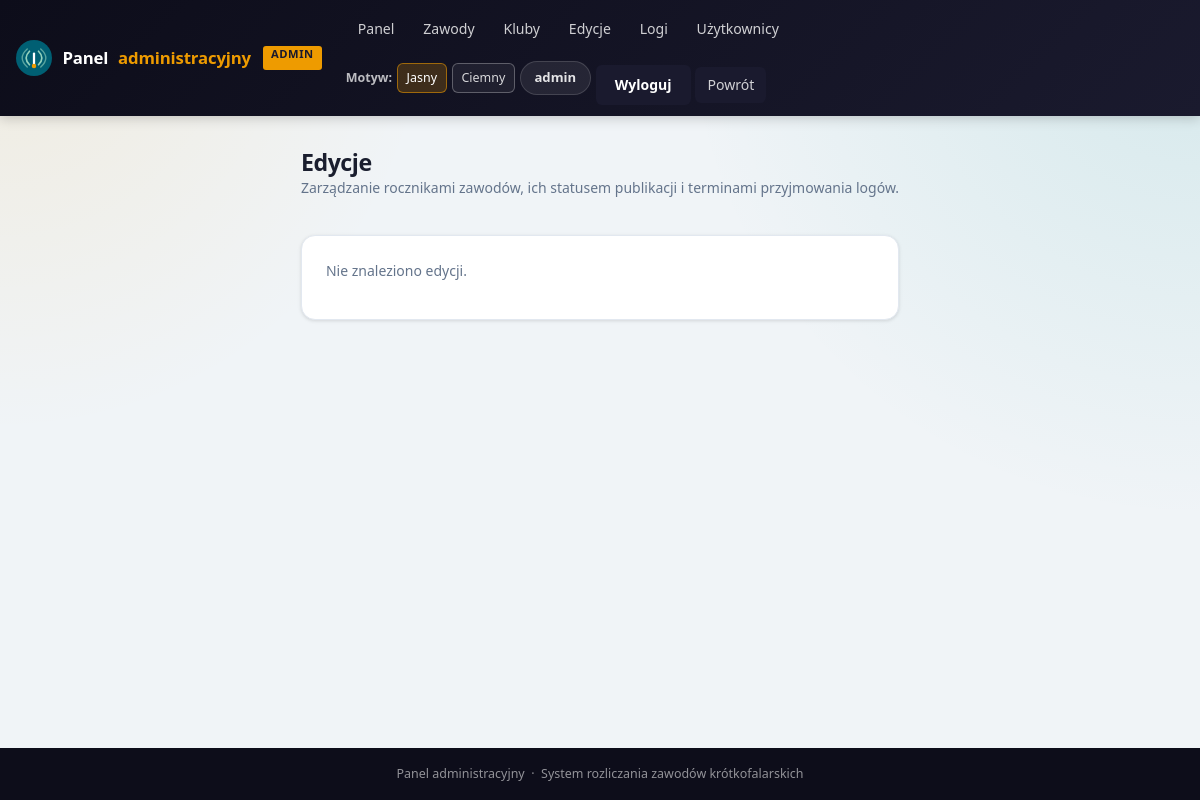
The page /admin/editions?contest_id=1 (signed in) on the database as committed earlier.
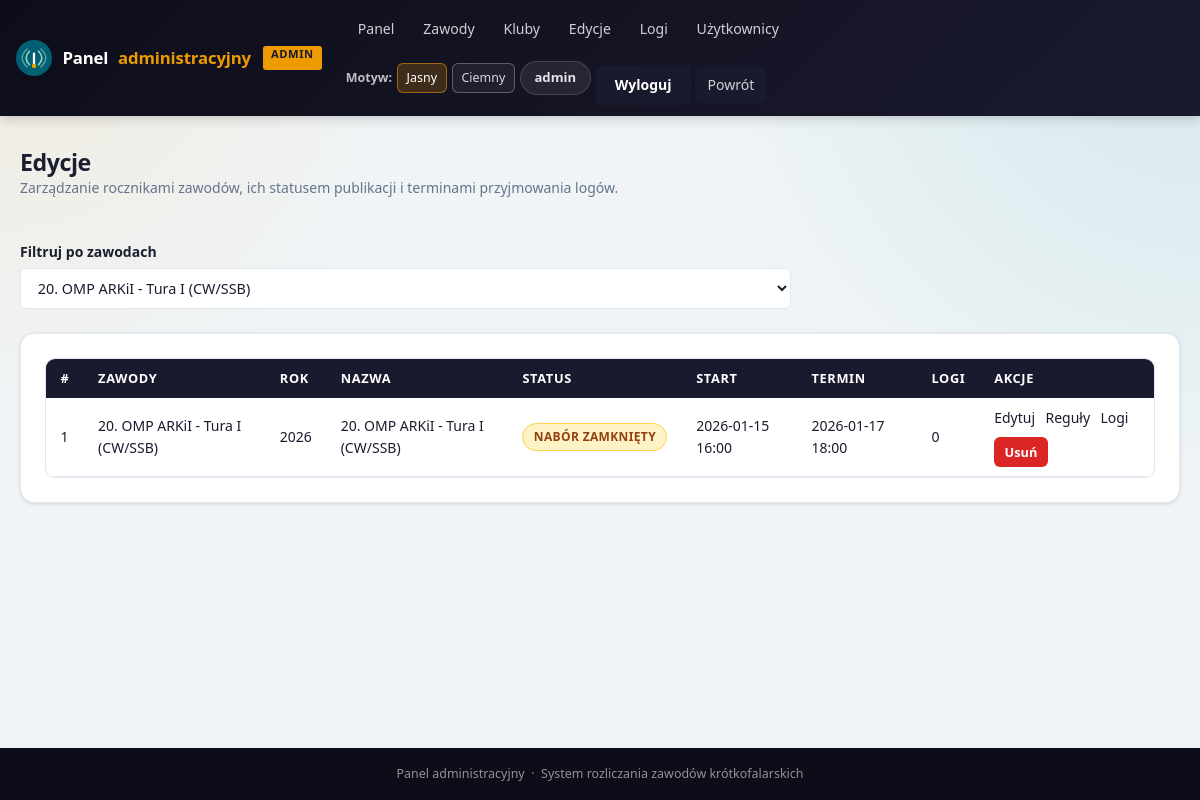
The same page on the database as committed later.
### app/models.py (models this page shows, shortened)
class ContestEdition(db.Model):
    id = db.Column(db.Integer, primary_key=True)
    contest_id = db.Column(db.Integer, db.ForeignKey("contest.id"), nullable=False)
    year = db.Column(db.Integer, nullable=False)
    name = db.Column(db.String(120), nullable=True)
    description = db.Column(db.Text, nullable=True)
    status = db.Column(db.String(32), default="draft", nullable=False)
    submission_open_at = db.Column(db.DateTime, nullable=True)
    submission_deadline = db.Column(db.DateTime, nullable=True)
    created_at = db.Column(db.DateTime, default=datetime.utcnow, nullable=False)
    contest = db.relationship("Contest", back_populates="editions")
    rules = db.relationship(
        "ContestRule",
        back_populates="edition",
        cascade="all, delete-orphan",
        order_by="ContestRule.key",
    )
    logs = db.relationship(
        "ContestLog",
        back_populates="edition",
        cascade="all, delete-orphan",
        order_by="ContestLog.uploaded_at.desc()",
    )
    categories = db.relationship(
        "ContestCategory",
        back_populates="edition",
        cascade="all, delete-orphan",
        order_by="ContestCategory.name",
    )
    certificate_template = db.relationship(
        "CertificateTemplate",
        back_populates="edition",
        uselist=False,
        cascade="all, delete-orphan",
    )
    __table_args__ = (db.UniqueConstraint("contest_id", "year", name="uq_contest_edition_year"),)
    @property
    def display_name(self) -> str:
        if self.name:
            return f"{self.name} ({self.year})"
        return f"{self.contest.name} {self.year}"
    @property
    def status_label(self) -> str:
        labels = {
            "draft": "Szkic",
            "accepting_logs": "Przyjmowanie logów",
            "submission_closed": "Nabór zamknięty",
        }
        return labels.get(self.status, self.status.replace("_", " ").title())

class Contest(db.Model):
    id = db.Column(db.Integer, primary_key=True)
    name = db.Column(db.String(120), nullable=False, unique=True)
    description = db.Column(db.Text, nullable=True)
    is_yearly_recurring = db.Column(db.Boolean, default=True, nullable=False)
    created_at = db.Column(db.DateTime, default=datetime.utcnow, nullable=False)
    editions = db.relationship(
        "ContestEdition",
        back_populates="contest",
        cascade="all, delete-orphan",
        order_by="ContestEdition.year.desc()",
    )
    rule_notes = db.relationship(
        "ContestRuleNote",
        back_populates="contest",
        cascade="all, delete-orphan",
        order_by="ContestRuleNote.created_at.desc()",
    )

### app/admin.py (the view)
@admin_bp.route("/editions")
@admin_login_required
def editions():
    contest_id = request.args.get("contest_id", type=int)
    query = ContestEdition.query.join(Contest)
    if contest_id:
        query = query.filter(ContestEdition.contest_id == contest_id)
    editions_list = query.order_by(Contest.name.asc(), ContestEdition.year.desc()).all()
    contests_list = Contest.query.order_by(Contest.name.asc()).all()
    return render_template(
        "admin/editions.html",
        editions=editions_list,
        contests=contests_list,
        selected_contest_id=contest_id,
    )

### app/admin.py (called while the page is built)
@admin_bp.before_request
def require_admin_login():
    allowed_endpoints = {
        "admin.login",
        "admin.logout",
    }
    if request.endpoint in allowed_endpoints:
        return None
    if get_current_admin_user() is None:
        flash("Zaloguj się, aby uzyskać dostęp do panelu administracyjnego.", "error")
        return redirect(url_for("admin.login", next=request.full_path if request.query_string else None))

### app/admin_auth.py (called while the page is built)
def get_current_admin_user() -> AdminUser | None:
    if hasattr(g, "current_admin_user"):
        return g.current_admin_user
    user_id = session.get(SESSION_KEY)
    if not user_id:
        g.current_admin_user = None
        return None
    user = db.session.get(AdminUser, user_id)
    g.current_admin_user = user
    return user

def admin_login_required(view):
    @wraps(view)
    def wrapped(*args, **kwargs):
        if get_current_admin_user() is None:
            flash("Zaloguj się, aby uzyskać dostęp do panelu administracyjnego.", "error")
            return redirect(url_for("admin.login", next=request.full_path if request.query_string else None))
        return view(*args, **kwargs)
    return wrapped

### app/templates/admin/editions.html (shortened to what this page needs)
{% extends 'admin/base.html' %}
{% block content %}
<div class="page-header">
    <div>
        <h2>Edycje</h2>
        <p class="muted">Zarządzanie rocznikami zawodów, ich statusem publikacji i terminami przyjmowania logów.</p>
    </div>
    {% if contests %}
        <form method="get" class="filter-form">
            <div>
                <label for="contest_id">Filtruj po zawodach</label>
            <select id="contest_id" name="contest_id" onchange="this.form.submit()">
                {% for c in contests %}
                    <option value="{{ c.id }}" {% if selected_contest_id == c.id %}selected{% endif %}>{{ c.name }}</option>
                {% endfor %}
            </select>
            </div>
        </form>
    {% endif %}
</div>
<section class="card">
    {% if editions %}
        <div class="table-wrap">
            <table>
                <thead>
                    <tr>
                        <th>#</th>
                        <th>Zawody</th>
                        <th>Rok</th>
                        <th>Nazwa</th>
                        <th>Status</th>
                        <th>Start</th>
                        <th>Termin</th>
                        <th>Logi</th>
                        <th>Akcje</th>
                    </tr>
                </thead>
                <tbody>
                    {% for edition in editions %}
                    <tr>
                        <td>{{ edition.id }}</td>
                        <td><a href="{{ url_for('main.contest_detail', contest_id=edition.contest_id) }}">{{ edition.contest.name }}</a></td>
                        <td>{{ edition.year }}</td>
                        <td>{{ edition.name or '—' }}</td>
                        <td><span class="badge badge-{{ edition.status }}">{{ edition.status_label }}</span></td>
                        <td>{{ edition.submission_open_at.strftime('%Y-%m-%d %H:%M') if edition.submission_open_at else '—' }}</td>
                        <td>{{ edition.submission_deadline.strftime('%Y-%m-%d %H:%M') if edition.submission_deadline else '—' }}</td>
                        <td>{{ edition.logs | length }}</td>
                        <td>
                            <div class="table-actions">
                                <a href="{{ url_for('admin.edit_edition', edition_id=edition.id) }}">Edytuj</a>
                                <a href="{{ url_for('admin.edition_rules', edition_id=edition.id) }}">Reguły</a>
                                <a href="{{ url_for('admin.logs', edition_id=edition.id) }}">Logi</a>
                                <form method="post" action="{{ url_for('admin.delete_edition', edition_id=edition.id) }}" class="inline-action"
                                      onsubmit="return confirm('Usunąć edycję \'{{ edition.display_name }}\' oraz wszystkie jej logi?')">
                                    <button type="submit" class="btn-danger btn-sm">Usuń</button>
                                </form>
                            </div>
                        </td>
                    </tr>
                    {% endfor %}
                </tbody>
            </table>
        </div>
    {% else %}
        <p class="muted">Nie znaleziono edycji.</p>
    {% endif %}
</section>
{% endblock %}

Rows that differ between the two databases and show on the page:
added ContestEdition: id "1", contest.name "20. OMP ARKiI - Tura I (CW/SSB)", year "2026", name "20. OMP ARKiI - Tura I (CW/SSB)", status_label "NABÓR ZAMKNIĘTY", submission_open_at "2026-01-15 16:00", submission_deadline "2026-01-17 18:00", logs|length "0"
Other text that changed with them:
form field contest_id: (not shown) → "20. OMP ARKiI - Tura I (CW/SSB)"
text no longer shown: "Nie znaleziono edycji."
text now shown: "Filtruj po zawodach # ZAWODY ROK NAZWA STATUS START TERMIN LOGI AKCJE"
